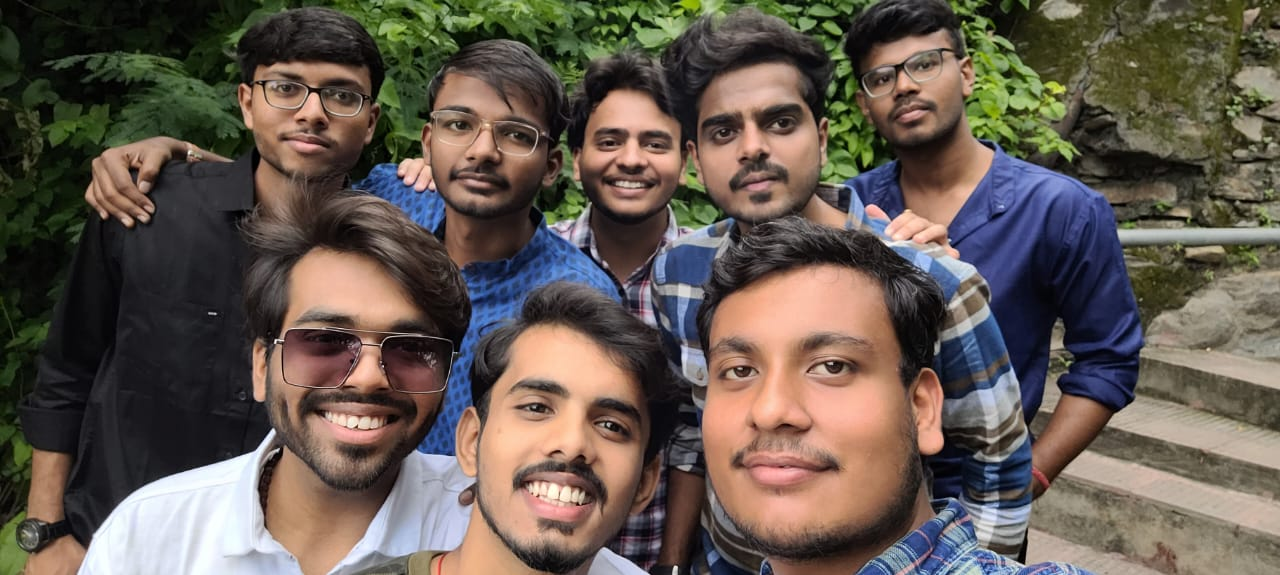
#> input picture Photos/f.jpg, 1280 x 575 px
$ python FaceDetectionHaarCascades.py
#> lines starting #> are read from the running program, lines starting #| are printed output that depends on the picture; after the words box and inside, x2 and y2 are one past the last pixel; in counts of white or black regions, pixels touching at a corner belong together
import cv2 as cv

# face detection is nearly detecting presence of any face in an image
# while face recognition involves identifying the face whose face it is

# usually face detection is performed using classifiers ,
# A classifier is an algorithm that decides whether given image is positive or negative,
# i.e., whether a face is present or not
# now a classifier needs to be trained on thousands of image with and without faces
# opencv already comes with a lot of pretrained classifiers that we can use in any program
# so two main classifiers exist today are haar cascades and more advanced classifiers called local binary patterns.
# more advanced classifier - local binary patterns are not prone to noise in an image as compared to haar cascades.

img = cv.imread('Photos/f.jpg')
#> img is the input picture: shape (575, 1280, 3); mean B, G, R 80.7, 89.9, 100.5
cv.imshow('image', img)

gray = cv.cvtColor(img, cv.COLOR_BGR2GRAY)
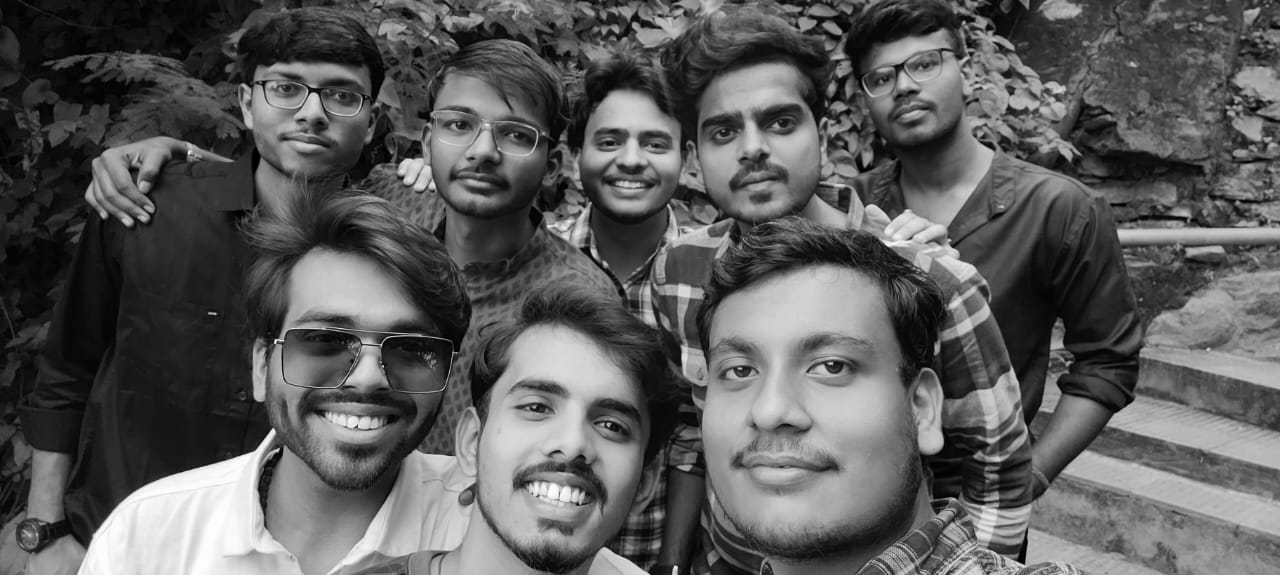
#> gray: shape (575, 1280); min 0, max 254, mean 92
cv.imshow('Grayscale image', gray)

haar_cascade = cv.CascadeClassifier('haar_face.xml')
faces_rect = haar_cascade.detectMultiScale(gray, scaleFactor=1.1, minNeighbors=11)
#> faces_rect = [[854, 29, 107, 107], [573, 95, 116, 116], [241, 35, 142, 142], [415, 75, 139, 139], [679, 68, 152, 152], [256, 260, 221, 221], [665, 269, 245, 245], [465, 329, 207, 207]]
print(f'Number of faces found = {len(faces_rect)}')
#| Number of faces found = 8

for x,y,w,h in faces_rect:
    cv.rectangle(img, (x,y), (x+w, y+h), (0, 255, 0), thickness=2)
#> this loop made 8 passes
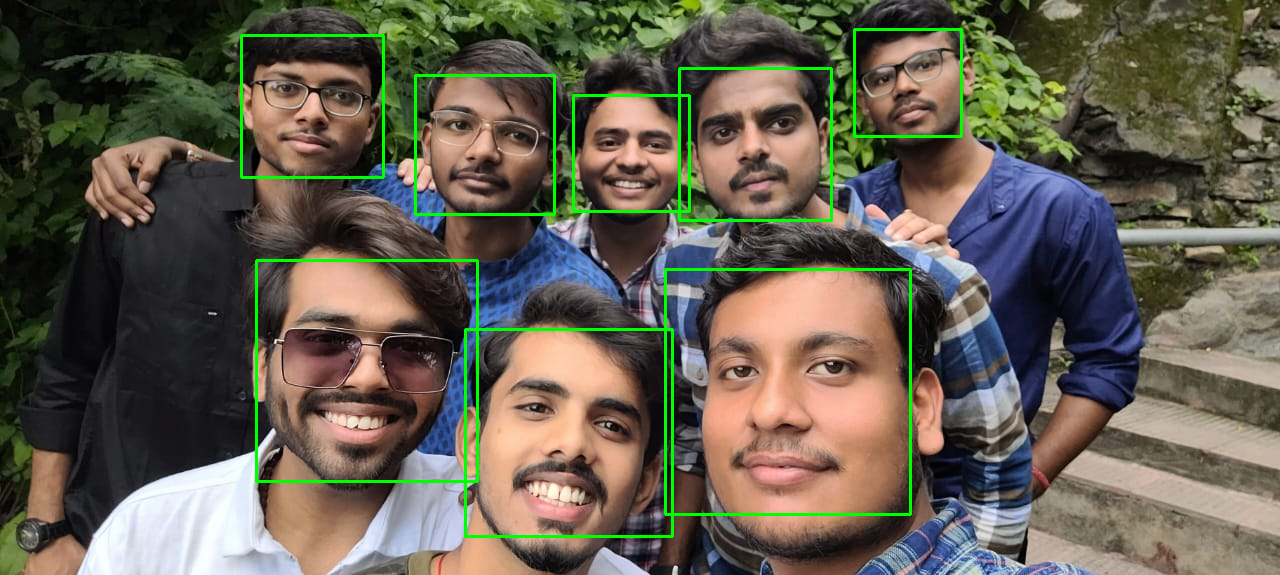
#> img: shape (575, 1280, 3); 2.16% of pixels changed, all inside (x1, y1, x2, y2) = (240, 28, 963, 538)

cv.imshow('Detected Faces', img)

# haar_cascade is very sensitive to noise anything which looks like face it will detect it
# so to minimize the sensitivity to noise we can modiefy the scale factor in minimum neighbors.
# so haar cascades are not that effective but popular we don't we haar in advanced computer vision
# for advanced computer vision projects dealings face recognizer is more effective and less sensitive to noise then opencv haar cascades


cv.waitKey(0)

$ run again, with Photos/cat.jpg copied over Photos/f.jpg
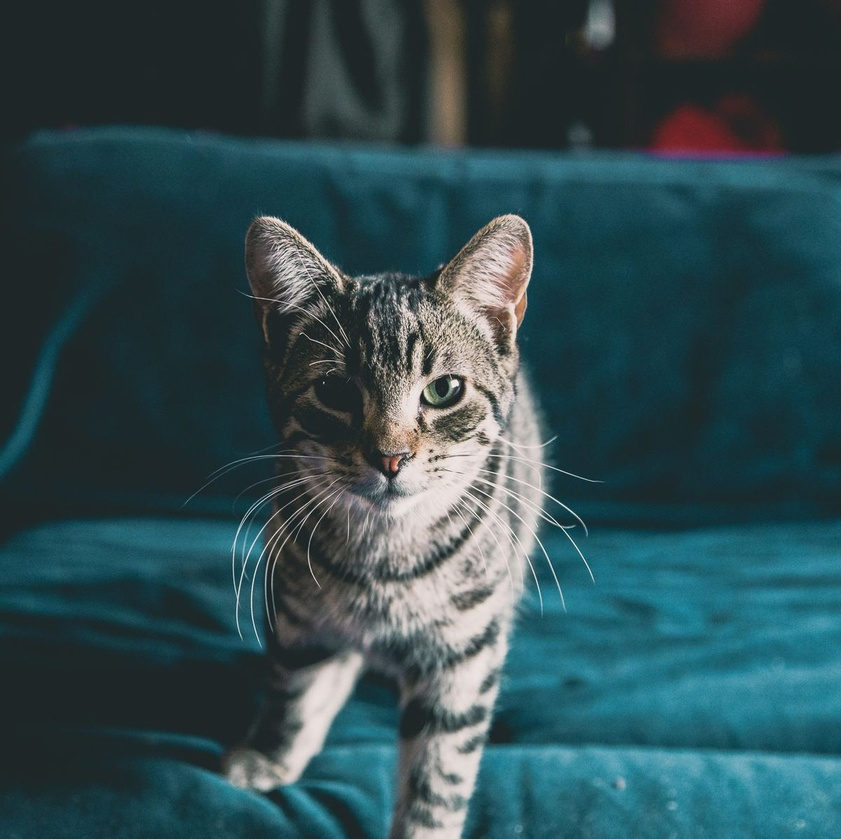
#> input picture Photos/cat.jpg, 841 x 839 px, shrunk from 1200 x 1197 before the run
#> img is the input picture: shape (839, 841, 3); mean B, G, R 81.8, 76.4, 48.9
#> `gray = cv.cvtColor(img, cv.COLOR_BGR2GRAY)`:
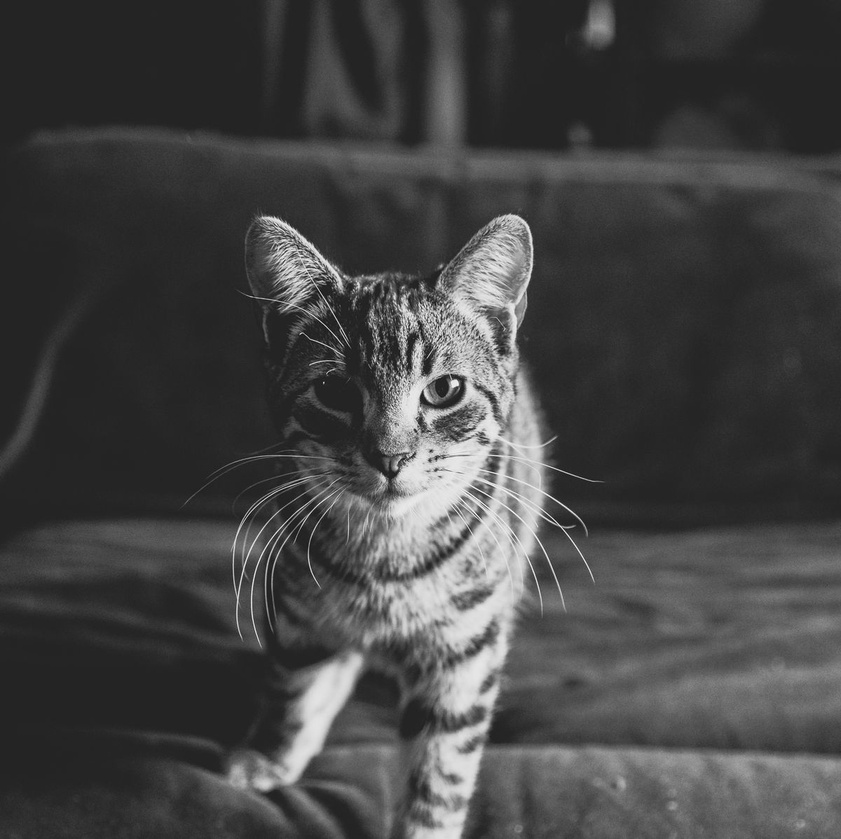
#> gray: shape (839, 841); min 9, max 254, mean 68.8
#> faces_rect = ()
#| Number of faces found = 0
